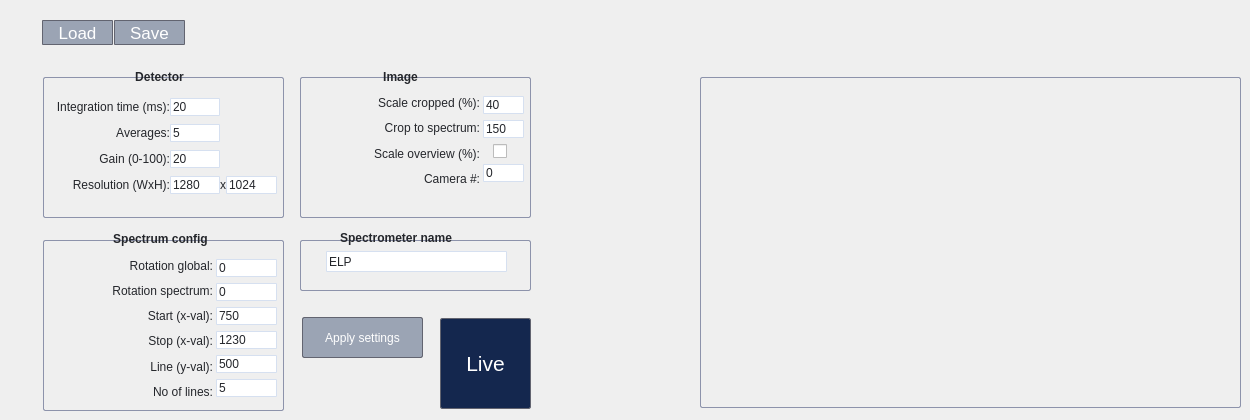
     <widget class="QWidget" name="main_menu_acquisition_tab">
      <attribute name="title">
       <string/>
      </attribute>
      <widget class="QFrame" name="detector_frame">
       <property name="geometry">
        <rect>
         <x>43</x>
         <y>77</y>
         <width>241</width>
         <height>141</height>
        </rect>
       </property>
       <property name="styleSheet">
        <string notr="true">outline-color: #8d93ab;
outline-width: 4ps;
border-radius: 2px;
border-style: solid;
border-width: 1px;
border-color: #8d93ab;</string>
       </property>
       <property name="frameShape">
        <enum>QFrame::StyledPanel</enum>
       </property>
       <property name="frameShadow">
        <enum>QFrame::Raised</enum>
       </property>
      </widget>
      <widget class="QLineEdit" name="spectrometer_name_input">
       <property name="geometry">
        <rect>
         <x>326</x>
         <y>251</y>
         <width>181</width>
         <height>21</height>
        </rect>
       </property>
       <property name="styleSheet">
        <string notr="true">background-color: white;
border-radius: 1px;
border-style: solid;
border-width: 0.5px;
border-color: #d6e0f0;
color: #24262b;</string>
       </property>
       <property name="text">
        <string>ELP</string>
       </property>
      </widget>
      <widget class="QPushButton" name="load_acquisition_settings_button">
       <property name="geometry">
        <rect>
         <x>42</x>
         <y>20</y>
         <width>71</width>
         <height>25</height>
        </rect>
       </property>
       <property name="font">
        <font>
         <pointsize>13</pointsize>
        </font>
       </property>
       <property name="styleSheet">
        <string notr="true">background-color:#9ba4b4;
color:white;
border-radius: 1px;
border-style: solid;
border-width: 1px;
border-color: #626470;</string>
       </property>
       <property name="text">
        <string>Load</string>
       </property>
      </widget>
      <widget class="QFrame" name="image_frame">
       <property name="geometry">
        <rect>
         <x>300</x>
         <y>77</y>
         <width>231</width>
         <height>141</height>
        </rect>
       </property>
       <property name="styleSheet">
        <string notr="true">outline-color: #8d93ab;
outline-width: 4ps;
border-radius: 2px;
border-style: solid;
border-width: 1px;
border-color: #8d93ab;</string>
       </property>
       <property name="frameShape">
        <enum>QFrame::StyledPanel</enum>
       </property>
       <property name="frameShadow">
        <enum>QFrame::Raised</enum>
       </property>
      </widget>
      <widget class="QLabel" name="image_settings_label">
       <property name="geometry">
        <rect>
         <x>370</x>
         <y>69</y>
         <width>61</width>
         <height>16</height>
        </rect>
       </property>
       <property name="font">
        <font>
         <weight>75</weight>
         <italic>false</italic>
         <bold>true</bold>
        </font>
       </property>
       <property name="styleSheet">
        <string notr="true">color: #24262b;</string>
       </property>
       <property name="text">
        <string>Image</string>
       </property>
       <property name="alignment">
        <set>Qt::AlignCenter</set>
       </property>
      </widget>
      <widget class="QLabel" name="spectrum_settings_label">
       <property name="geometry">
        <rect>
         <x>100</x>
         <y>231</y>
         <width>121</width>
         <height>16</height>
        </rect>
       </property>
       <property name="font">
        <font>
         <weight>75</weight>
         <italic>false</italic>
         <bold>true</bold>
        </font>
       </property>
       <property name="styleSheet">
        <string notr="true">color: #24262b;</string>
       </property>
       <property name="text">
        <string>Spectrum config</string>
       </property>
       <property name="alignment">
        <set>Qt::AlignCenter</set>
       </property>
      </widget>
      <widget class="QLabel" name="spectrometer_name_label">
       <property name="geometry">
        <rect>
         <x>340</x>
         <y>230</y>
         <width>131</width>
         <height>16</height>
        </rect>
       </property>
       <property name="font">
        <font>
         <weight>75</weight>
         <italic>false</italic>
         <bold>true</bold>
        </font>
       </property>
       <property name="styleSheet">
        <string notr="true">color: #24262b;</string>
       </property>
       <property name="text">
        <string>Spectrometer name</string>
       </property>
      </widget>
      <widget class="QLabel" name="detector_settings_label">
       <property name="geometry">
        <rect>
         <x>119</x>
         <y>69</y>
         <width>81</width>
         <height>16</height>
        </rect>
       </property>
       <property name="font">
        <font>
         <weight>75</weight>
         <italic>false</italic>
         <bold>true</bold>
        </font>
       </property>
       <property name="styleSheet">
        <string notr="true">color: #24262b;</string>
       </property>
       <property name="text">
        <string>Detector</string>
       </property>
       <property name="alignment">
        <set>Qt::AlignCenter</set>
       </property>
      </widget>
      <widget class="QPushButton" name="save_acquisition_settings_button">
       <property name="geometry">
        <rect>
         <x>114</x>
         <y>20</y>
         <width>71</width>
         <height>25</height>
        </rect>
       </property>
       <property name="font">
        <font>
         <pointsize>13</pointsize>
        </font>
       </property>
       <property name="styleSheet">
        <string notr="true">background-color:#9ba4b4;
color:white;
border-radius: 1px;
border-style: solid;
border-width: 1px;
border-color: #626470;</string>
       </property>
       <property name="text">
        <string>Save</string>
       </property>
      </widget>
      <widget class="QFrame" name="spectrometer_name_frame">
       <property name="geometry">
        <rect>
         <x>300</x>
         <y>240</y>
         <width>231</width>
         <height>51</height>
        </rect>
       </property>
       <property name="styleSheet">
        <string notr="true">outline-color: #8d93ab;
outline-width: 4ps;
border-radius: 2px;
border-style: solid;
border-width: 1px;
border-color: #8d93ab;</string>
       </property>
       <property name="frameShape">
        <enum>QFrame::StyledPanel</enum>
       </property>
       <property name="frameShadow">
        <enum>QFrame::Raised</enum>
       </property>
      </widget>
      <widget class="QPushButton" name="apply_acquisition_settings_button">
       <property name="geometry">
        <rect>
         <x>302</x>
         <y>317</y>
         <width>121</width>
         <height>41</height>
        </rect>
       </property>
       <property name="styleSheet">
        <string notr="true">background-color:#9ba4b4;
color:white;
border-radius: 2px;
border-style: solid;
border-width: 1px;
border-color: #626470;</string>
       </property>
       <property name="text">
        <string>Apply settings</string>
       </property>
      </widget>
      <widget class="QFrame" name="spectrum_frame">
       <property name="geometry">
        <rect>
         <x>43</x>
         <y>240</y>
         <width>241</width>
         <height>171</height>
        </rect>
       </property>
       <property name="styleSheet">
        <string notr="true">outline-color: #8d93ab;
outline-width: 4ps;
border-radius: 2px;
border-style: solid;
border-width: 1px;
border-color: #8d93ab;</string>
       </property>
       <property name="frameShape">
        <enum>QFrame::StyledPanel</enum>
       </property>
       <property name="frameShadow">
        <enum>QFrame::Raised</enum>
       </property>
      </widget>
      <widget class="QPushButton" name="live_button">
       <property name="geometry">
        <rect>
         <x>440</x>
         <y>318</y>
         <width>91</width>
         <height>91</height>
        </rect>
       </property>
       <property name="font">
        <font>
         <pointsize>16</pointsize>
        </font>
       </property>
       <property name="styleSheet">
        <string notr="true">background-color:#14274e;
color:white;
border-radius: 2px;
border-style: solid;
border-width: 1px;
border-color: #626470;</string>
       </property>
       <property name="text">
        <string>Live</string>
       </property>
      </widget>
      <widget class="QLabel" name="image_label">
       <property name="geometry">
        <rect>
         <x>700</x>
         <y>77</y>
         <width>541</width>
         <height>331</height>
        </rect>
       </property>
       <property name="maximumSize">
        <size>
         <width>800</width>
         <height>16777215</height>
        </size>
       </property>
       <property name="styleSheet">
        <string notr="true">outline-color: #8d93ab;
outline-width: 4ps;
border-radius: 2px;
border-style: solid;
border-width: 1px;
border-color: #8d93ab;</string>
       </property>
       <property name="text">
        <string/>
       </property>
       <property name="alignment">
        <set>Qt::AlignCenter</set>
       </property>
      </widget>
      <widget class="QWidget" name="verticalLayoutWidget_3">
       <property name="geometry">
        <rect>
         <x>216</x>
         <y>253</y>
         <width>61</width>
         <height>151</height>
        </rect>
       </property>
       <layout class="QVBoxLayout" name="spectrum_vertical_layout">
        <property name="spacing">
         <number>0</number>
        </property>
        <item>
         <widget class="QLineEdit" name="spectrum_rotation_global_input">
          <property name="styleSheet">
           <string notr="true">background-color: white;
border-radius: 1px;
border-style: solid;
border-width: 0.5px;
border-color: #d6e0f0;
color: #24262b;</string>
          </property>
          <property name="text">
           <string>0</string>
          </property>
         </widget>
        </item>
        <item>
         <widget class="QLineEdit" name="spectrum_rotation_spectrum_input">
          <property name="styleSheet">
           <string notr="true">background-color: white;
border-radius: 1px;
border-style: solid;
border-width: 0.5px;
border-color: #d6e0f0;
color: #24262b;</string>
          </property>
          <property name="text">
           <string>0</string>
          </property>
         </widget>
        </item>
        <item>
         <widget class="QLineEdit" name="spectrum_start_x_input">
          <property name="styleSheet">
           <string notr="true">background-color: white;
border-radius: 1px;
border-style: solid;
border-width: 0.5px;
border-color: #d6e0f0;
color: #24262b;</string>
          </property>
          <property name="text">
           <string>750</string>
          </property>
         </widget>
        </item>
        <item>
         <widget class="QLineEdit" name="spectrum_stop_x_input">
          <property name="styleSheet">
           <string notr="true">background-color: white;
border-radius: 1px;
border-style: solid;
border-width: 0.5px;
border-color: #d6e0f0;
color: #24262b;</string>
          </property>
          <property name="text">
           <string>1230</string>
          </property>
         </widget>
        </item>
        <item>
         <widget class="QLineEdit" name="spectrum_line_input">
          <property name="styleSheet">
           <string notr="true">background-color: white;
border-radius: 1px;
border-style: solid;
border-width: 0.5px;
border-color: #d6e0f0;
color: #24262b;</string>
          </property>
          <property name="text">
           <string>500</string>
          </property>
         </widget>
        </item>
        <item>
         <widget class="QLineEdit" name="spectrum_lines_input">
          <property name="styleSheet">
           <string notr="true">background-color: white;
border-radius: 1px;
border-style: solid;
border-width: 0.5px;
border-color: #d6e0f0;
color: #24262b;</string>
          </property>
          <property name="text">
           <string>5</string>
          </property>
         </widget>
        </item>
       </layout>
      </widget>
      <widget class="QWidget" name="gridLayoutWidget">
       <property name="geometry">
        <rect>
         <x>56</x>
         <y>90</y>
         <width>221</width>
         <height>112</height>
        </rect>
       </property>
       <layout class="QGridLayout" name="detector_grid_layout">
        <property name="spacing">
         <number>0</number>
        </property>
        <item row="3" column="1">
         <widget class="QLineEdit" name="detector_width_input">
          <property name="styleSheet">
           <string notr="true">background-color: white;
border-radius: 1px;
border-style: solid;
border-width: 0.5px;
border-color: #d6e0f0;
color: #24262b;</string>
          </property>
          <property name="text">
           <string>1280</string>
          </property>
         </widget>
        </item>
        <item row="0" column="0">
         <widget class="QLabel" name="detector_integration_time_label">
          <property name="styleSheet">
           <string notr="true">color: #24262b;
outline:0px;
border-width:0px,</string>
          </property>
          <property name="text">
           <string>Integration time (ms):</string>
          </property>
          <property name="alignment">
           <set>Qt::AlignRight|Qt::AlignTrailing|Qt::AlignVCenter</set>
          </property>
         </widget>
        </item>
        <item row="2" column="0">
         <widget class="QLabel" name="detector_gain_label">
          <property name="styleSheet">
           <string notr="true">color: #24262b;
outline:0px;
border-width:0px,</string>
          </property>
          <property name="text">
           <string>Gain (0-100):</string>
          </property>
          <property name="alignment">
           <set>Qt::AlignRight|Qt::AlignTrailing|Qt::AlignVCenter</set>
          </property>
         </widget>
        </item>
        <item row="1" column="0">
         <widget class="QLabel" name="detector_averages_label">
          <property name="styleSheet">
           <string notr="true">color: #24262b;
outline:0px;
border-width:0px,</string>
          </property>
          <property name="text">
           <string>Averages:</string>
          </property>
          <property name="alignment">
           <set>Qt::AlignRight|Qt::AlignTrailing|Qt::AlignVCenter</set>
          </property>
         </widget>
        </item>
        <item row="0" column="1">
         <widget class="QLineEdit" name="detector_gain_input">
          <property name="styleSheet">
           <string notr="true">background-color: white;
border-radius: 1px;
border-style: solid;
border-width: 0.5px;
border-color: #d6e0f0;
color: #24262b;</string>
          </property>
          <property name="text">
           <string>20</string>
          </property>
         </widget>
        </item>
        <item row="1" column="1">
         <widget class="QLineEdit" name="detector_averages_input">
          <property name="styleSheet">
           <string notr="true">background-color: white;
border-radius: 1px;
border-style: solid;
border-width: 0.5px;
border-color: #d6e0f0;
color: #24262b;</string>
          </property>
          <property name="text">
           <string>5</string>
          </property>
         </widget>
        </item>
        <item row="3" column="3">
         <widget class="QLineEdit" name="detector_height_input">
          <property name="styleSheet">
           <string notr="true">background-color: white;
border-radius: 1px;
border-style: solid;
border-width: 0.5px;
border-color: #d6e0f0;
color: #24262b;</string>
          </property>
          <property name="text">
           <string>1024</string>
          </property>
         </widget>
        </item>
        <item row="3" column="0">
         <widget class="QLabel" name="detector_resolution_label">
          <property name="styleSheet">
           <string notr="true">color: #24262b;
outline:0px;
border-width:0px,</string>
          </property>
          <property name="text">
           <string>Resolution (WxH):</string>
          </property>
          <property name="alignment">
           <set>Qt::AlignRight|Qt::AlignTrailing|Qt::AlignVCenter</set>
          </property>
         </widget>
        </item>
        <item row="2" column="1">
         <widget class="QLineEdit" name="detector_integration_time_input">
          <property name="styleSheet">
           <string notr="true">background-color: white;
border-radius: 1px;
border-style: solid;
border-width: 0.5px;
border-color: #d6e0f0;
color: #24262b;</string>
          </property>
          <property name="text">
           <string>20</string>
          </property>
         </widget>
        </item>
        <item row="3" column="2">
         <widget class="QLabel" name="detector_resolution_x_label">
          <property name="styleSheet">
           <string notr="true">color: #24262b;
outline:0px;
border-width:0px,</string>
          </property>
          <property name="text">
           <string>x</string>
          </property>
          <property name="alignment">
           <set>Qt::AlignCenter</set>
          </property>
         </widget>
        </item>
       </layout>
      </widget>
      <widget class="QWidget" name="verticalLayoutWidget_4">
       <property name="geometry">
        <rect>
         <x>92</x>
         <y>253</y>
         <width>121</width>
         <height>151</height>
        </rect>
       </property>
       <layout class="QVBoxLayout" name="spectrum_vertical_layout_2">
        <property name="spacing">
         <number>0</number>
        </property>
        <item>
         <widget class="QLabel" name="spectrum_rotation_global_label">
          <property name="styleSheet">
           <string notr="true">color: #24262b;
outline:0px;
border-width:0px,</string>
          </property>
          <property name="text">
           <string>Rotation global:</string>
          </property>
          <property name="alignment">
           <set>Qt::AlignRight|Qt::AlignTrailing|Qt::AlignVCenter</set>
          </property>
         </widget>
        </item>
        <item>
         <widget class="QLabel" name="spectrum_rotation_spectrum_label">
          <property name="styleSheet">
           <string notr="true">color: #24262b;
outline:0px;
border-width:0px,</string>
          </property>
          <property name="text">
           <string>Rotation spectrum:</string>
          </property>
          <property name="alignment">
           <set>Qt::AlignRight|Qt::AlignTrailing|Qt::AlignVCenter</set>
          </property>
         </widget>
        </item>
        <item>
         <widget class="QLabel" name="spectrum_start_x_label">
          <property name="styleSheet">
           <string notr="true">color: #24262b;
outline:0px;
border-width:0px,</string>
          </property>
          <property name="text">
           <string>Start (x-val):</string>
          </property>
          <property name="alignment">
           <set>Qt::AlignRight|Qt::AlignTrailing|Qt::AlignVCenter</set>
          </property>
         </widget>
        </item>
        <item>
         <widget class="QLabel" name="spectrum_stop_x_label">
          <property name="styleSheet">
           <string notr="true">color: #24262b;
outline:0px;
border-width:0px,</string>
          </property>
          <property name="text">
           <string>Stop (x-val):</string>
          </property>
          <property name="alignment">
           <set>Qt::AlignRight|Qt::AlignTrailing|Qt::AlignVCenter</set>
          </property>
         </widget>
        </item>
        <item>
         <widget class="QLabel" name="spectrum_line_label">
          <property name="styleSheet">
           <string notr="true">color: #24262b;
outline:0px;
border-width:0px;

</string>
          </property>
          <property name="text">
           <string>Line (y-val):</string>
          </property>
          <property name="alignment">
           <set>Qt::AlignRight|Qt::AlignTrailing|Qt::AlignVCenter</set>
          </property>
         </widget>
        </item>
        <item>
         <widget class="QLabel" name="spectrum_lines_label">
          <property name="styleSheet">
           <string notr="true">color: #24262b;
outline:0px;
border-width:0px;
</string>
          </property>
          <property name="text">
           <string>No of lines:</string>
          </property>
          <property name="alignment">
           <set>Qt::AlignRight|Qt::AlignTrailing|Qt::AlignVCenter</set>
          </property>
         </widget>
        </item>
       </layout>
      </widget>
      <widget class="QWidget" name="verticalLayoutWidget_8">
       <property name="geometry">
        <rect>
         <x>320</x>
         <y>90</y>
         <width>160</width>
         <height>101</height>
        </rect>
       </property>
       <layout class="QVBoxLayout" name="image_vertical_layout_2">
        <property name="spacing">
         <number>0</number>
        </property>
        <item>
         <widget class="QLabel" name="image_scale_cropped_label">
          <property name="styleSheet">
           <string notr="true">color: #24262b;
outline:0px;
border-width:0px,</string>
          </property>
          <property name="text">
           <string>Scale cropped (%):</string>
          </property>
          <property name="alignment">
           <set>Qt::AlignRight|Qt::AlignTrailing|Qt::AlignVCenter</set>
          </property>
         </widget>
        </item>
        <item>
         <widget class="QLabel" name="image_crop_label">
          <property name="styleSheet">
           <string notr="true">color: #24262b;
outline:0px;
border-width:0px,</string>
          </property>
          <property name="text">
           <string>Crop to spectrum:</string>
          </property>
          <property name="alignment">
           <set>Qt::AlignRight|Qt::AlignTrailing|Qt::AlignVCenter</set>
          </property>
         </widget>
        </item>
        <item>
         <widget class="QLabel" name="image_scale_overview_label">
          <property name="styleSheet">
           <string notr="true">color: #24262b;
outline:0px;
border-width:0px,</string>
          </property>
          <property name="text">
           <string>Scale overview (%):</string>
          </property>
          <property name="alignment">
           <set>Qt::AlignRight|Qt::AlignTrailing|Qt::AlignVCenter</set>
          </property>
         </widget>
        </item>
        <item>
         <widget class="QLabel" name="image_camera_no_label">
          <property name="styleSheet">
           <string notr="true">color: #24262b;
outline:0px;
border-width:0px,</string>
          </property>
          <property name="text">
           <string>Camera #:</string>
          </property>
          <property name="alignment">
           <set>Qt::AlignRight|Qt::AlignTrailing|Qt::AlignVCenter</set>
          </property>
         </widget>
        </item>
       </layout>
      </widget>
      <widget class="QWidget" name="verticalLayoutWidget_7">
       <property name="geometry">
        <rect>
         <x>483</x>
         <y>90</y>
         <width>41</width>
         <height>101</height>
        </rect>
       </property>
       <layout class="QVBoxLayout" name="image_vertical_layout">
        <property name="spacing">
         <number>0</number>
        </property>
        <item>
         <widget class="QLineEdit" name="image_scale_overview_input">
          <property name="styleSheet">
           <string notr="true">background-color: white;
border-radius: 1px;
border-style: solid;
border-width: 0.5px;
border-color: #d6e0f0;
color: #24262b;</string>
          </property>
          <property name="text">
           <string>40</string>
          </property>
         </widget>
        </item>
        <item>
         <widget class="QLineEdit" name="image_scale_cropped_input">
          <property name="styleSheet">
           <string notr="true">background-color: white;
border-radius: 1px;
border-style: solid;
border-width: 0.5px;
border-color: #d6e0f0;
color: #24262b;</string>
          </property>
          <property name="text">
           <string>150</string>
          </property>
         </widget>
        </item>
        <item alignment="Qt::AlignHCenter">
         <widget class="QCheckBox" name="image_crop_box">
          <property name="enabled">
           <bool>true</bool>
          </property>
          <property name="styleSheet">
           <string notr="true">color: #24262b;
outline:0px;
border-width:0px,</string>
          </property>
          <property name="text">
           <string/>
          </property>
          <property name="checkable">
           <bool>true</bool>
          </property>
          <property name="checked">
           <bool>false</bool>
          </property>
         </widget>
        </item>
        <item>
         <widget class="QLineEdit" name="image_camera_no_input">
          <property name="styleSheet">
           <string notr="true">background-color: white;
border-radius: 1px;
border-style: solid;
border-width: 0.5px;
border-color: #d6e0f0;
color: #24262b;</string>
          </property>
          <property name="text">
           <string>0</string>
          </property>
         </widget>
        </item>
       </layout>
      </widget>
      <zorder>detector_frame</zorder>
      <zorder>spectrometer_name_frame</zorder>
      <zorder>spectrum_frame</zorder>
      <zorder>image_frame</zorder>
      <zorder>spectrometer_name_input</zorder>
      <zorder>load_acquisition_settings_button</zorder>
      <zorder>image_settings_label</zorder>
      <zorder>spectrum_settings_label</zorder>
      <zorder>spectrometer_name_label</zorder>
      <zorder>detector_settings_label</zorder>
      <zorder>save_acquisition_settings_button</zorder>
      <zorder>apply_acquisition_settings_button</zorder>
      <zorder>live_button</zorder>
      <zorder>image_label</zorder>
      <zorder>verticalLayoutWidget_3</zorder>
      <zorder>gridLayoutWidget</zorder>
      <zorder>verticalLayoutWidget_4</zorder>
      <zorder>verticalLayoutWidget_8</zorder>
      <zorder>verticalLayoutWidget_7</zorder>
     </widget>
